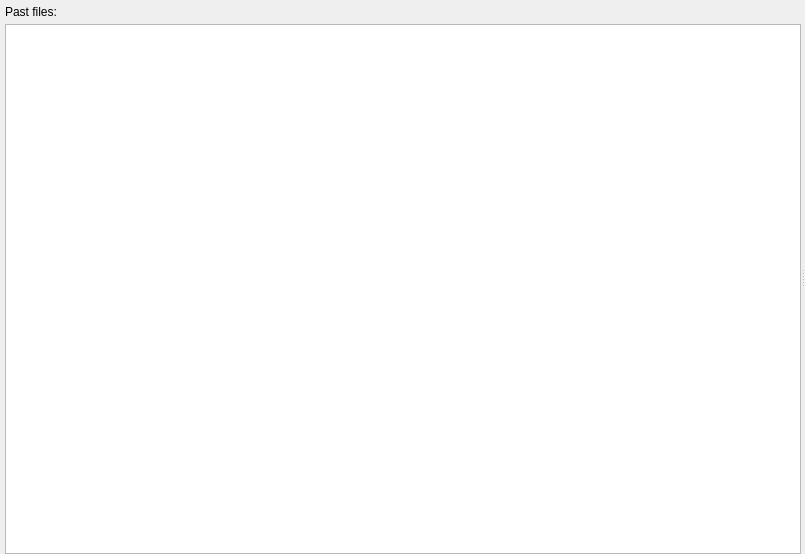
<?xml version="1.0" encoding="UTF-8"?>
<ui version="4.0">
 <class>Form</class>
 <widget class="QWidget" name="Form">
  <property name="geometry">
   <rect>
    <x>0</x>
    <y>0</y>
    <width>805</width>
    <height>554</height>
   </rect>
  </property>
  <property name="windowTitle">
   <string>Live data</string>
  </property>
  <layout class="QVBoxLayout" name="verticalLayout_3">
   <property name="margin">
    <number>0</number>
   </property>
   <item>
    <widget class="QSplitter" name="splitter">
     <property name="orientation">
      <enum>Qt::Horizontal</enum>
     </property>
     <widget class="QWidget" name="verticalLayoutWidget">
      <layout class="QVBoxLayout" name="listLayout">
       <property name="spacing">
        <number>5</number>
       </property>
       <property name="leftMargin">
        <number>5</number>
       </property>
       <property name="topMargin">
        <number>5</number>
       </property>
       <property name="rightMargin">
        <number>0</number>
       </property>
       <property name="bottomMargin">
        <number>0</number>
       </property>
       <item>
        <widget class="QLabel" name="label">
         <property name="sizePolicy">
          <sizepolicy hsizetype="Preferred" vsizetype="Preferred">
           <horstretch>0</horstretch>
           <verstretch>0</verstretch>
          </sizepolicy>
         </property>
         <property name="text">
          <string>Past files:</string>
         </property>
        </widget>
       </item>
       <item>
        <widget class="QListWidget" name="fileList">
         <property name="enabled">
          <bool>true</bool>
         </property>
         <property name="sizePolicy">
          <sizepolicy hsizetype="Expanding" vsizetype="Expanding">
           <horstretch>0</horstretch>
           <verstretch>0</verstretch>
          </sizepolicy>
         </property>
        </widget>
       </item>
      </layout>
     </widget>
     <widget class="QWidget" name="verticalLayoutWidget_2">
      <layout class="QVBoxLayout" name="widgetLayout"/>
     </widget>
    </widget>
   </item>
  </layout>
  <action name="actionPrint">
   <property name="icon">
    <iconset resource="../../../resources/nicos-gui.qrc">
     <normaloff>:/print</normaloff>:/print</iconset>
   </property>
   <property name="text">
    <string>&amp;Print...</string>
   </property>
   <property name="shortcut">
    <string>Ctrl+P</string>
   </property>
  </action>
  <action name="actionClose">
   <property name="icon">
    <iconset resource="../../../resources/nicos-gui.qrc">
     <normaloff>:/quit</normaloff>:/quit</iconset>
   </property>
   <property name="text">
    <string>&amp;Close window</string>
   </property>
   <property name="shortcut">
    <string>Ctrl+Q</string>
   </property>
  </action>
  <action name="actionUnzoom">
   <property name="icon">
    <iconset resource="../../../resources/nicos-gui.qrc">
     <normaloff>:/viewfull</normaloff>:/viewfull</iconset>
   </property>
   <property name="text">
    <string>&amp;Unzoom</string>
   </property>
   <property name="shortcut">
    <string>Ctrl+U</string>
   </property>
  </action>
  <action name="actionPDF">
   <property name="icon">
    <iconset resource="../../../resources/nicos-gui.qrc">
     <normaloff>:/save</normaloff>:/save</iconset>
   </property>
   <property name="text">
    <string>&amp;Save as PDF...</string>
   </property>
  </action>
  <action name="actionLogScale">
   <property name="checkable">
    <bool>true</bool>
   </property>
   <property name="text">
    <string>&amp;Logarithmic Y scale</string>
   </property>
   <property name="iconText">
    <string>Log Scale</string>
   </property>
   <property name="shortcut">
    <string>Ctrl+L</string>
   </property>
  </action>
  <action name="actionNormalized">
   <property name="checkable">
    <bool>true</bool>
   </property>
   <property name="text">
    <string>&amp;Normalized</string>
   </property>
   <property name="iconText">
    <string>Normalized</string>
   </property>
   <property name="shortcut">
    <string>Ctrl+N</string>
   </property>
  </action>
  <action name="actionLegend">
   <property name="checkable">
    <bool>true</bool>
   </property>
   <property name="text">
    <string>L&amp;egend</string>
   </property>
  </action>
  <action name="actionResetPlot">
   <property name="text">
    <string>Reset</string>
   </property>
   <property name="shortcut">
    <string>Ctrl+R</string>
   </property>
  </action>
  <action name="actionWriteXml">
   <property name="icon">
    <iconset resource="../../../resources/nicos-gui.qrc">
     <normaloff>:/save</normaloff>:/save</iconset>
   </property>
   <property name="text">
    <string>Save as XML...</string>
   </property>
   <property name="shortcut">
    <string>Ctrl+S</string>
   </property>
  </action>
  <action name="actionSetAsROI">
   <property name="icon">
    <iconset resource="../../../resources/nicos-gui.qrc">
     <normaloff>:/find</normaloff>:/find</iconset>
   </property>
   <property name="text">
    <string>Set as ROI</string>
   </property>
  </action>
  <action name="actionSelectChannels">
   <property name="text">
    <string>Select channels...</string>
   </property>
  </action>
  <action name="actionLoadTOF">
   <property name="text">
    <string>Load TOF...</string>
   </property>
  </action>
  <action name="actionLoadPAD">
   <property name="text">
    <string>Load PAD...</string>
   </property>
   <property name="shortcut">
    <string>Ctrl+O</string>
   </property>
  </action>
  <action name="actionCustomRange">
   <property name="checkable">
    <bool>true</bool>
   </property>
   <property name="text">
    <string>Custom range</string>
   </property>
  </action>
  <action name="actionOverviewMode">
   <property name="text">
    <string>Counts</string>
   </property>
  </action>
  <action name="actionPhaseMode">
   <property name="text">
    <string>Phases</string>
   </property>
  </action>
  <action name="actionContrastMode">
   <property name="text">
    <string>Contrast</string>
   </property>
  </action>
 </widget>
 <resources>
  <include location="../../../resources/nicos-gui.qrc"/>
 </resources>
 <connections/>
</ui>
